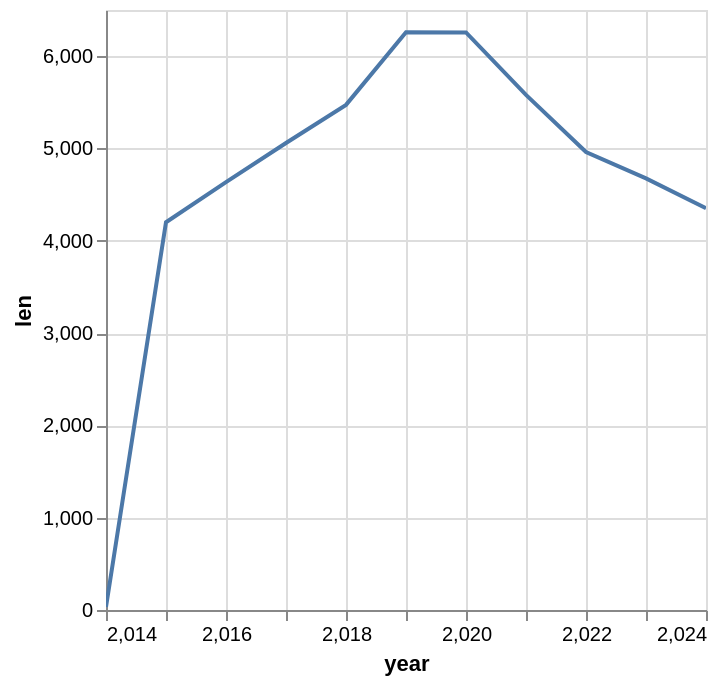

The notebook cell saved with this chart:
### Code cell
panel_working_pop_common_2019_2020.filter(
    pl.col('is_employed_no_disablity') == 1
).group_by('year').len().plot.line(x='year', y='len')

### Figure 1 — Vega-Lite specification as saved in the notebook (floating-point values rounded to 4 significant figures)
{"config": {"view": {"continuousWidth": 300, "continuousHeight": 300}}, "data": {"name": "data-5c85263927f57b60fcd974011fbaeb13"}, "mark": {"type": "line", "tooltip": true}, "encoding": {"x": {"field": "year", "type": "quantitative"}, "y": {"field": "len", "type": "quantitative"}}, "params": [{"name": "param_1e9efca18e7a2868", "select": {"type": "interval", "encodings": ["x", "y"]}, "bind": "scales"}], "$schema": "https://vega.github.io/schema/vega-lite/v6.1.0.json", "datasets": {"data-5c85263927f57b60fcd974011fbaeb13": [{"year": 2021.0, "len": 5580}, {"year": 2015.0, "len": 4201}, {"year": 2014.0, "len": 33}, {"year": 2017.0, "len": 5059}, {"year": 2016.0, "len": 4636}, {"year": 2018.0, "len": 5472}, {"year": 2019.0, "len": 6260}, {"year": 2022.0, "len": 4962}, {"year": 2023.0, "len": 4676}, {"year": 2020.0, "len": 6257}, {"year": 2024.0, "len": 4352}]}}
